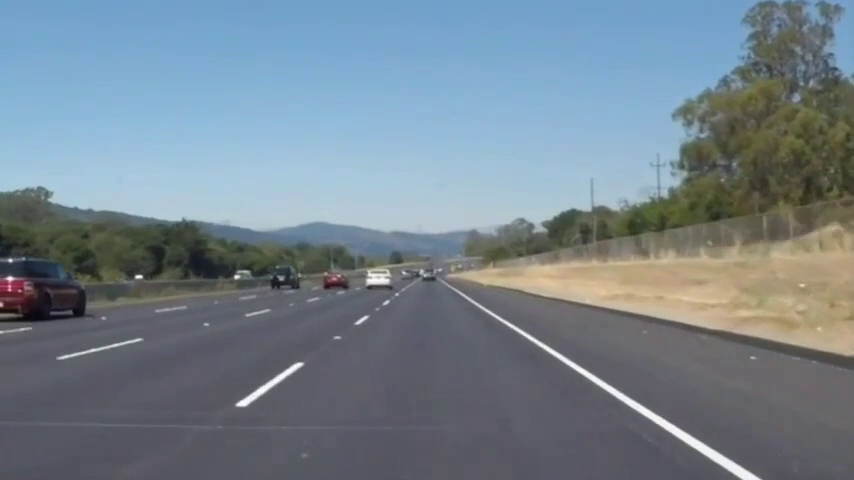
#> input picture frame 85 of test8.mp4, 854 x 480 px, given in place of 200905.avi, which was not available
$ python imgprocess.py
#> lines starting #> are read from the running program, lines starting #| are printed output that depends on the picture; after the words box and inside, x2 and y2 are one past the last pixel; in counts of white or black regions, pixels touching at a corner belong together; pictures that were not available may be replaced by others from this repository, and a replacement may not be noted
#> in video_to_edgedFrame, frame is the input picture: shape (480, 854, 3); mean B, G, R 142.1, 131.3, 117
import cv2 as cv2
import numpy as np

def grayscale(img):
    return cv2.cvtColor(img, cv2.COLOR_RGB2GRAY)
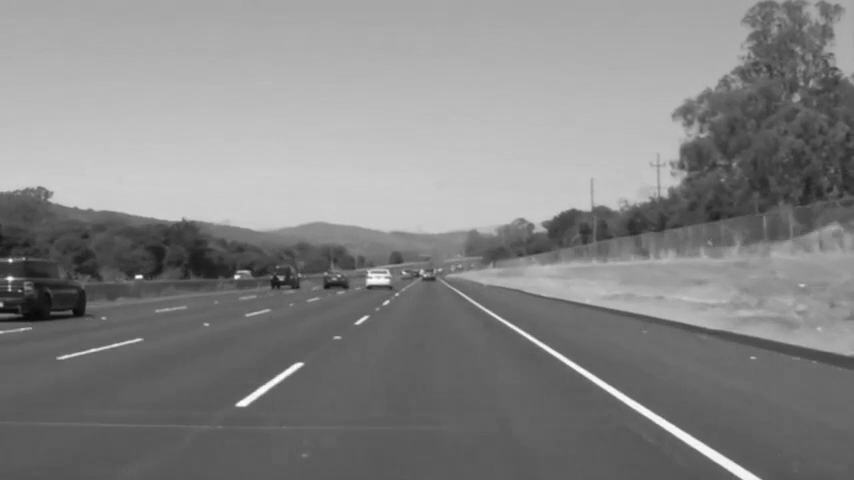
#> returned value: shape (480, 854); min 4, max 255, mean 132.9

def gaussian_blur(img, kernel_size):
#> called with kernel_size = 3
    return cv2.GaussianBlur(img, (kernel_size, kernel_size), 10)

def canny(img, low_threshold, high_threshold):
    """Applies the Canny transform"""
#> called with low_threshold = 130, high_threshold = 200
    return cv2.Canny(img, low_threshold, high_threshold)
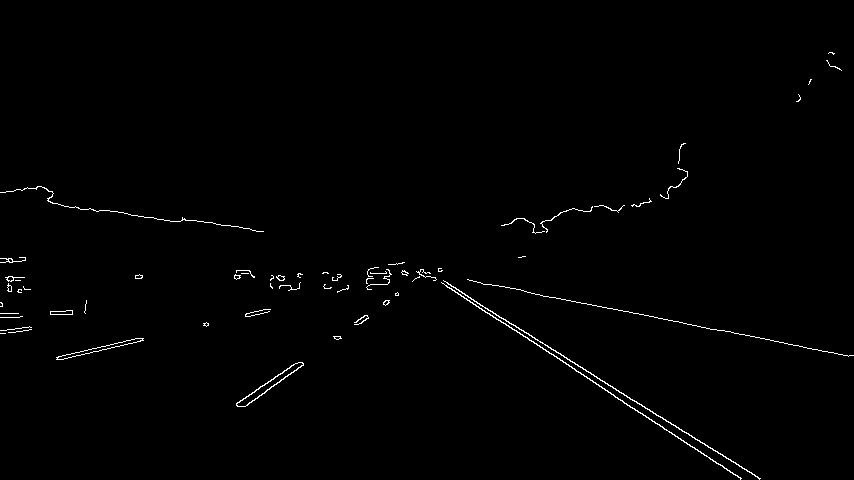
#> returned value: shape (480, 854); 0.83% white in thin lines or dots, all inside (x1, y1, x2, y2) = (0, 52, 854, 480)

def region_of_interest(img, vertices):
    mask = np.zeros_like(img)

    if len(img.shape) > 2:
        channel_count = img.shape[2]
        ignore_mask_color = (255,) * channel_count
    else:
        ignore_mask_color = 255

    cv2.fillPoly(mask, vertices, ignore_mask_color)
    masked_image = cv2.bitwise_and(img, mask)
    return masked_image

def draw_lines(img, lines, color=[255,255,255], thickness=3):
    for line in lines:
        for x1, y1, x2, y2 in line:
            cv2.line(img, (x1, y1), (x2, y2), color, thickness)

def hough_lines(img, rho, theta, threshold, min_line_len, max_line_gap):
    lines = cv2.HoughLinesP(img, rho, theta, threshold, np.array([]),
                            minLineLength=min_line_len,
                            maxLineGap=max_line_gap)
    line_img = np.zeros((img.shape[0], img.shape[1], 3), dtype=np.uint8)
    if lines is None:
        return line_img
    draw_lines(line_img, lines)
    return line_img

def weighted_img(img, initial_img, a=0.8, b=1., c=0.):
    return cv2.addWeighted(initial_img, a, img, b, c)

def print_processing(count, frameLen):
    msg='\rImage processing'
    msg2=['    ', '.   ', '..  ', '... ']
    msg+=msg2[count]
    msg+=str(frameLen)
    print(msg+' ', end='')
    count+=1
    if count==4: count=0
    return count

def video_to_edgedFrame(url, input_Imgsize=(640, 480), output_Imgsize=(640, 280), showImg=False):
    #이미지는 (가로,세로) 픽셀
    cap = cv2.VideoCapture(url)
    mask_array = []
    iprc=0
    while (cap.isOpened()):
        iprc=print_processing(iprc, len(mask_array))

        # 프레임마다 캡쳐
        ret, frame = cap.read()
        if ret == True:
            # 흑백만들기
            gray = grayscale(frame)
            # 블러처리
            kernel_size = 3
            blur_gray = gaussian_blur(gray, kernel_size)
            # canny 처리 선따오기
            low_threshold = 130
            high_threshold = 200
            edges = canny(blur_gray, low_threshold, high_threshold)
            #처리한 이미지 잘라서 넣기
            mask_array.append(edges[200:][:])

            if showImg:
                cv2.imshow('win_0', edges[200:][:])

            if cv2.waitKey(1) & 0xFF == ord('q'):
#> (key q is pressed here)
                break
        else:
            break
    if len(mask_array)==0:
        print('\rNo frames on video. Empty list returned.')
    else :
        print('\r%d frames on video.'%(len(mask_array)+1))
#| 2 frames on video.

    return mask_array

if __name__ == "__main__":
    video_to_edgedFrame('200905.avi')

$ run again, starting later in the video
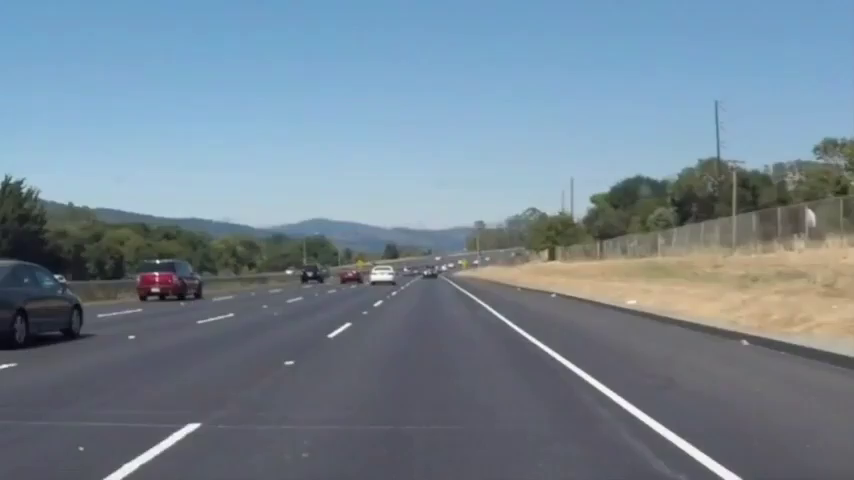
#> input picture frame 385 of test8.mp4, 854 x 480 px, given in place of 200905.avi, which was not available
#> in video_to_edgedFrame, frame is the input picture: shape (480, 854, 3); mean B, G, R 146.1, 132.7, 116.1
#> in grayscale, `return cv2.cvtColor(img, cv2.COLOR_RGB2GRAY)`:
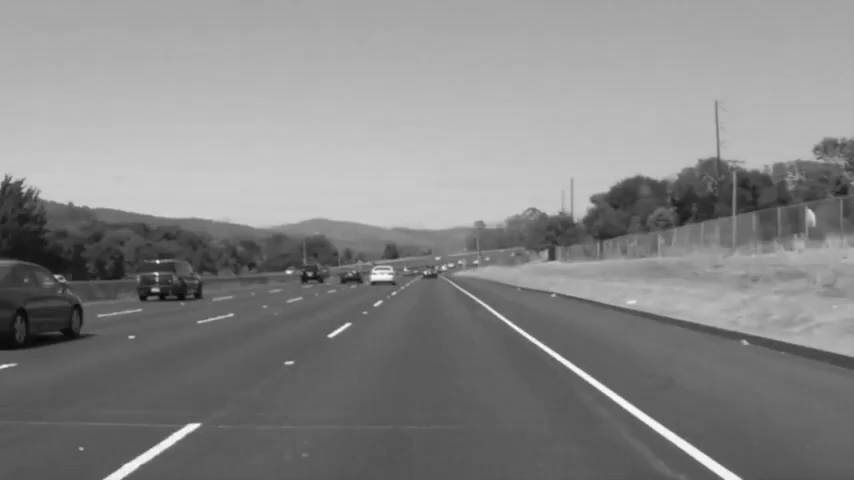
#> returned value: shape (480, 854); min 5, max 255, mean 134.9
#> in canny, `return cv2.Canny(img, low_threshold, high_threshold)`:
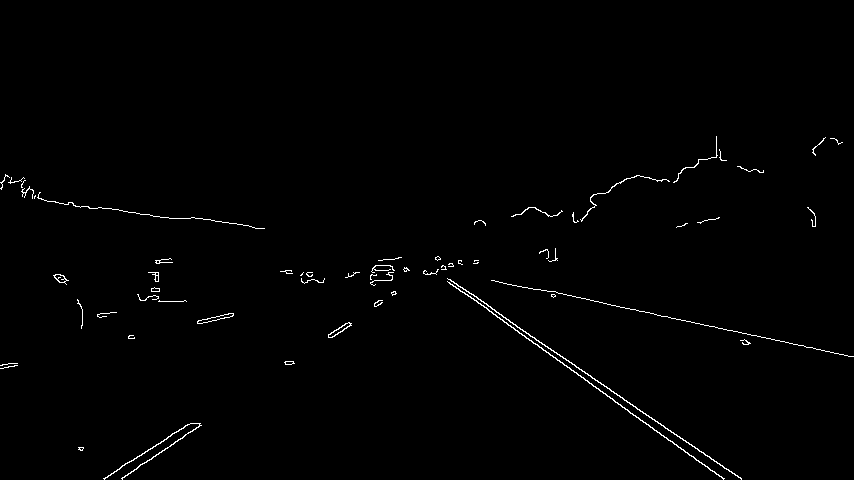
#> returned value: shape (480, 854); 0.86% white in thin lines or dots, all inside (x1, y1, x2, y2) = (0, 136, 854, 480)
#| 2 frames on video.

$ run again, starting later in the video
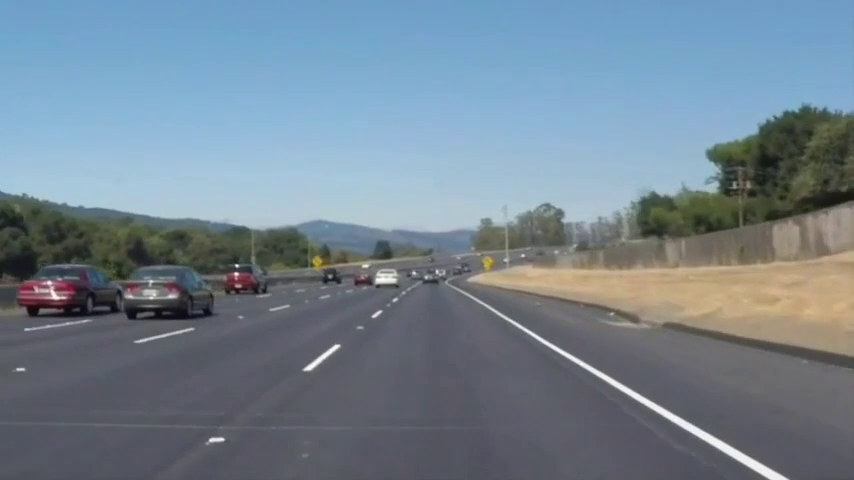
#> input picture frame 684 of test8.mp4, 854 x 480 px, given in place of 200905.avi, which was not available
#> in video_to_edgedFrame, frame is the input picture: shape (480, 854, 3); mean B, G, R 145.2, 132.1, 116
#> in grayscale, `return cv2.cvtColor(img, cv2.COLOR_RGB2GRAY)`:
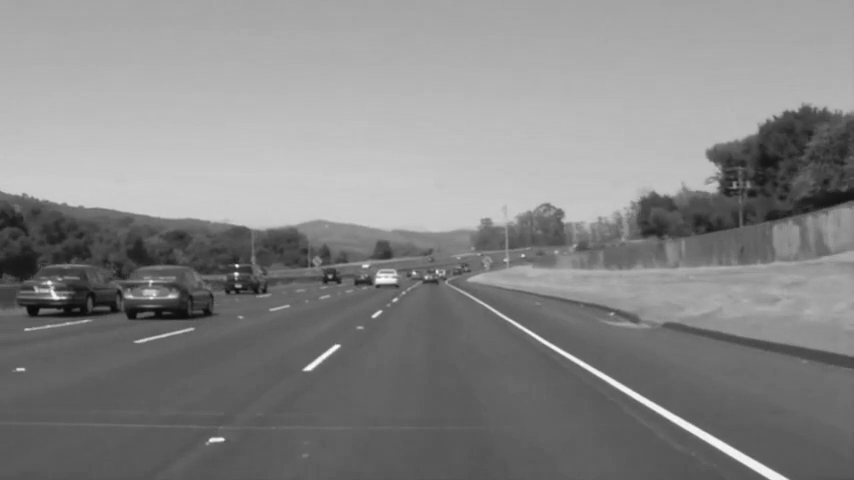
#> returned value: shape (480, 854); min 7, max 255, mean 134.2
#> in canny, `return cv2.Canny(img, low_threshold, high_threshold)`:
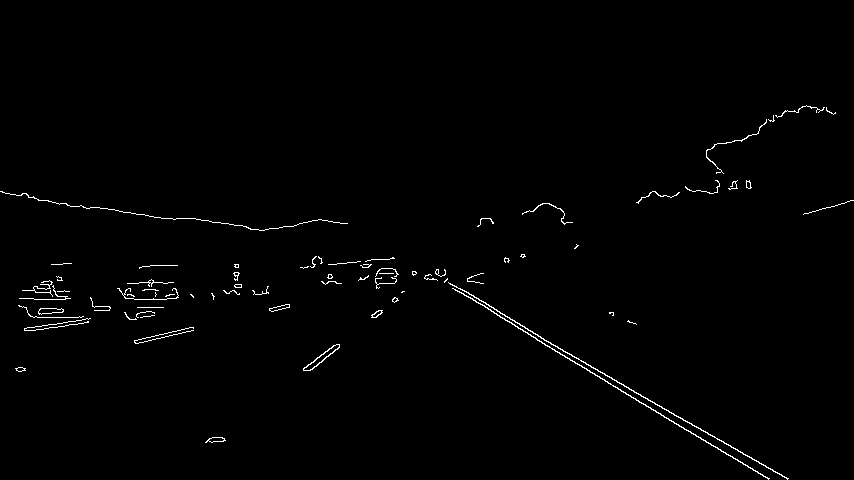
#> returned value: shape (480, 854); 0.95% white in thin lines or dots, all inside (x1, y1, x2, y2) = (0, 105, 854, 480)
#| 2 frames on video.
